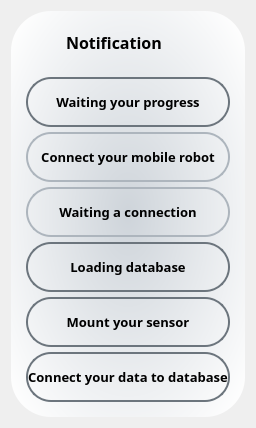
             <widget class="QWidget" name="notification_page">
              <layout class="QHBoxLayout" name="horizontalLayout_42">
               <item>
                <widget class="QFrame" name="frame_67">
                 <property name="styleSheet">
                  <string notr="true">#frame_67{
background-color: qradialgradient(spread:pad, cx:0.5, cy:0.5, radius:0.679, fx:0.5, fy:0.5, stop:1 #ffffff, stop:0 #ced4da);
border-radius:40px;
}

#frame_69,#frame_68,#pushButton_14,#pushButton_15,#pushButton_16,#pushButton_17,#pushButton_18,#pushButton_19{
background-color:rgba(0,0,0,0);
}</string>
                 </property>
                 <property name="frameShape">
                  <enum>QFrame::StyledPanel</enum>
                 </property>
                 <property name="frameShadow">
                  <enum>QFrame::Raised</enum>
                 </property>
                 <layout class="QVBoxLayout" name="verticalLayout_35">
                  <item alignment="Qt::AlignLeft|Qt::AlignTop">
                   <widget class="QFrame" name="frame_68">
                    <property name="sizePolicy">
                     <sizepolicy hsizetype="Expanding" vsizetype="Expanding">
                      <horstretch>0</horstretch>
                      <verstretch>0</verstretch>
                     </sizepolicy>
                    </property>
                    <property name="styleSheet">
                     <string notr="true">background-color:rgba(0,0,0,0);</string>
                    </property>
                    <property name="frameShape">
                     <enum>QFrame::StyledPanel</enum>
                    </property>
                    <property name="frameShadow">
                     <enum>QFrame::Raised</enum>
                    </property>
                    <layout class="QHBoxLayout" name="horizontalLayout_43">
                     <property name="spacing">
                      <number>2</number>
                     </property>
                     <property name="leftMargin">
                      <number>0</number>
                     </property>
                     <property name="topMargin">
                      <number>0</number>
                     </property>
                     <property name="rightMargin">
                      <number>0</number>
                     </property>
                     <property name="bottomMargin">
                      <number>0</number>
                     </property>
                     <item>
                      <widget class="QFrame" name="frame_70">
                       <property name="sizePolicy">
                        <sizepolicy hsizetype="Maximum" vsizetype="Maximum">
                         <horstretch>0</horstretch>
                         <verstretch>0</verstretch>
                        </sizepolicy>
                       </property>
                       <property name="minimumSize">
                        <size>
                         <width>40</width>
                         <height>40</height>
                        </size>
                       </property>
                       <property name="styleSheet">
                        <string notr="true">border-image: url(:/icon/Icon/Group 12.png);</string>
                       </property>
                       <property name="frameShape">
                        <enum>QFrame::StyledPanel</enum>
                       </property>
                       <property name="frameShadow">
                        <enum>QFrame::Raised</enum>
                       </property>
                      </widget>
                     </item>
                     <item>
                      <widget class="QFrame" name="frame_71">
                       <property name="frameShape">
                        <enum>QFrame::StyledPanel</enum>
                       </property>
                       <property name="frameShadow">
                        <enum>QFrame::Raised</enum>
                       </property>
                       <layout class="QHBoxLayout" name="horizontalLayout_44">
                        <property name="leftMargin">
                         <number>2</number>
                        </property>
                        <item>
                         <widget class="QLabel" name="label_26">
                          <property name="font">
                           <font>
                            <family>BankGothic Md BT</family>
                            <pointsize>12</pointsize>
                            <weight>75</weight>
                            <bold>true</bold>
                           </font>
                          </property>
                          <property name="text">
                           <string>Notification</string>
                          </property>
                         </widget>
                        </item>
                       </layout>
                      </widget>
                     </item>
                    </layout>
                   </widget>
                  </item>
                  <item>
                   <widget class="QFrame" name="frame_69">
                    <property name="sizePolicy">
                     <sizepolicy hsizetype="Expanding" vsizetype="Expanding">
                      <horstretch>0</horstretch>
                      <verstretch>0</verstretch>
                     </sizepolicy>
                    </property>
                    <property name="styleSheet">
                     <string notr="true">#pushButton_14,#pushButton_15,#pushButton_16,#pushButton_17{
	border:2px solid #6c757d;
	border-radius:25px;
}

#pushButton_18,#pushButton_19{
	border:2px solid #adb5bd;
	border-radius:25px;
}

#pushButton_14:hover,#pushButton_15:hover,#pushButton_16:hover,#pushButton_17:hover{
	border:2px solid #6c757d;
	background-color:rgba(0,0,0,10);
	border-radius:25px;
}

#pushButton_18:hover,#pushButton_19:hover{
	border:2px solid #adb5bd;
	background-color:rgba(0,0,0,10);
	border-radius:25px;
}
</string>
                    </property>
                    <property name="frameShape">
                     <enum>QFrame::StyledPanel</enum>
                    </property>
                    <property name="frameShadow">
                     <enum>QFrame::Raised</enum>
                    </property>
                    <layout class="QVBoxLayout" name="verticalLayout_36">
                     <property name="spacing">
                      <number>5</number>
                     </property>
                     <property name="leftMargin">
                      <number>5</number>
                     </property>
                     <property name="topMargin">
                      <number>5</number>
                     </property>
                     <property name="rightMargin">
                      <number>5</number>
                     </property>
                     <property name="bottomMargin">
                      <number>5</number>
                     </property>
                     <item>
                      <widget class="QPushButton" name="pushButton_15">
                       <property name="sizePolicy">
                        <sizepolicy hsizetype="Minimum" vsizetype="Maximum">
                         <horstretch>0</horstretch>
                         <verstretch>0</verstretch>
                        </sizepolicy>
                       </property>
                       <property name="minimumSize">
                        <size>
                         <width>0</width>
                         <height>50</height>
                        </size>
                       </property>
                       <property name="font">
                        <font>
                         <family>Bahnschrift</family>
                         <pointsize>10</pointsize>
                         <weight>75</weight>
                         <bold>true</bold>
                        </font>
                       </property>
                       <property name="text">
                        <string>Waiting your progress</string>
                       </property>
                       <property name="icon">
                        <iconset resource="res.qrc">
                         <normaloff>:/icon/Icon/tabler_progress-check.png</normaloff>:/icon/Icon/tabler_progress-check.png</iconset>
                       </property>
                      </widget>
                     </item>
                     <item>
                      <widget class="QPushButton" name="pushButton_18">
                       <property name="sizePolicy">
                        <sizepolicy hsizetype="Minimum" vsizetype="Maximum">
                         <horstretch>0</horstretch>
                         <verstretch>0</verstretch>
                        </sizepolicy>
                       </property>
                       <property name="minimumSize">
                        <size>
                         <width>0</width>
                         <height>50</height>
                        </size>
                       </property>
                       <property name="font">
                        <font>
                         <family>Bahnschrift</family>
                         <pointsize>10</pointsize>
                         <weight>75</weight>
                         <bold>true</bold>
                        </font>
                       </property>
                       <property name="text">
                        <string>Connect your mobile robot</string>
                       </property>
                       <property name="icon">
                        <iconset resource="res.qrc">
                         <normaloff>:/icon/Icon/bi_robot.png</normaloff>:/icon/Icon/bi_robot.png</iconset>
                       </property>
                      </widget>
                     </item>
                     <item>
                      <widget class="QPushButton" name="pushButton_19">
                       <property name="sizePolicy">
                        <sizepolicy hsizetype="Minimum" vsizetype="Maximum">
                         <horstretch>0</horstretch>
                         <verstretch>0</verstretch>
                        </sizepolicy>
                       </property>
                       <property name="minimumSize">
                        <size>
                         <width>0</width>
                         <height>50</height>
                        </size>
                       </property>
                       <property name="font">
                        <font>
                         <family>Bahnschrift</family>
                         <pointsize>10</pointsize>
                         <weight>75</weight>
                         <bold>true</bold>
                        </font>
                       </property>
                       <property name="text">
                        <string>Waiting a connection</string>
                       </property>
                       <property name="icon">
                        <iconset resource="res.qrc">
                         <normaloff>:/icon/Icon/mdi_connection.png</normaloff>:/icon/Icon/mdi_connection.png</iconset>
                       </property>
                      </widget>
                     </item>
                     <item>
                      <widget class="QPushButton" name="pushButton_17">
                       <property name="sizePolicy">
                        <sizepolicy hsizetype="Minimum" vsizetype="Maximum">
                         <horstretch>0</horstretch>
                         <verstretch>0</verstretch>
                        </sizepolicy>
                       </property>
                       <property name="minimumSize">
                        <size>
                         <width>0</width>
                         <height>50</height>
                        </size>
                       </property>
                       <property name="font">
                        <font>
                         <family>Bahnschrift</family>
                         <pointsize>10</pointsize>
                         <weight>75</weight>
                         <bold>true</bold>
                        </font>
                       </property>
                       <property name="text">
                        <string>Loading database</string>
                       </property>
                       <property name="icon">
                        <iconset resource="res.qrc">
                         <normaloff>:/icon/Icon/streamline_camera-loading-solid.png</normaloff>:/icon/Icon/streamline_camera-loading-solid.png</iconset>
                       </property>
                      </widget>
                     </item>
                     <item>
                      <widget class="QPushButton" name="pushButton_16">
                       <property name="sizePolicy">
                        <sizepolicy hsizetype="Minimum" vsizetype="Maximum">
                         <horstretch>0</horstretch>
                         <verstretch>0</verstretch>
                        </sizepolicy>
                       </property>
                       <property name="minimumSize">
                        <size>
                         <width>0</width>
                         <height>50</height>
                        </size>
                       </property>
                       <property name="font">
                        <font>
                         <family>Bahnschrift</family>
                         <pointsize>10</pointsize>
                         <weight>75</weight>
                         <bold>true</bold>
                        </font>
                       </property>
                       <property name="text">
                        <string>Mount your sensor</string>
                       </property>
                       <property name="icon">
                        <iconset resource="res.qrc">
                         <normaloff>:/icon/Icon/material-symbols_nest-cam-magnet-mount-outline-sharp.png</normaloff>:/icon/Icon/material-symbols_nest-cam-magnet-mount-outline-sharp.png</iconset>
                       </property>
                      </widget>
                     </item>
                     <item>
                      <widget class="QPushButton" name="pushButton_14">
                       <property name="sizePolicy">
                        <sizepolicy hsizetype="Minimum" vsizetype="Maximum">
                         <horstretch>0</horstretch>
                         <verstretch>0</verstretch>
                        </sizepolicy>
                       </property>
                       <property name="minimumSize">
                        <size>
                         <width>0</width>
                         <height>50</height>
                        </size>
                       </property>
                       <property name="font">
                        <font>
                         <family>Bahnschrift</family>
                         <pointsize>10</pointsize>
                         <weight>75</weight>
                         <bold>true</bold>
                        </font>
                       </property>
                       <property name="text">
                        <string>Connect your data to database</string>
                       </property>
                       <property name="icon">
                        <iconset resource="res.qrc">
                         <normaloff>:/icon/Icon/iconoir_database-solid.png</normaloff>:/icon/Icon/iconoir_database-solid.png</iconset>
                       </property>
                      </widget>
                     </item>
                    </layout>
                   </widget>
                  </item>
                 </layout>
                </widget>
               </item>
              </layout>
             </widget>
